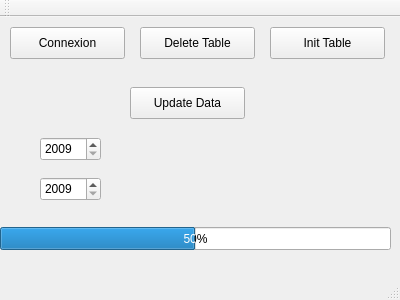
<?xml version="1.0" encoding="UTF-8"?>
<ui version="4.0">
 <class>MainWindow</class>
 <widget class="QMainWindow" name="MainWindow">
  <property name="geometry">
   <rect>
    <x>0</x>
    <y>0</y>
    <width>400</width>
    <height>300</height>
   </rect>
  </property>
  <property name="windowTitle">
   <string>MainWindow</string>
  </property>
  <widget class="QWidget" name="centralWidget">
   <widget class="QPushButton" name="button_connect">
    <property name="geometry">
     <rect>
      <x>10</x>
      <y>10</y>
      <width>115</width>
      <height>32</height>
     </rect>
    </property>
    <property name="text">
     <string>Connexion</string>
    </property>
   </widget>
   <widget class="QPushButton" name="button_deleteTable">
    <property name="geometry">
     <rect>
      <x>140</x>
      <y>10</y>
      <width>115</width>
      <height>32</height>
     </rect>
    </property>
    <property name="text">
     <string>Delete Table</string>
    </property>
   </widget>
   <widget class="QPushButton" name="button_initTable">
    <property name="geometry">
     <rect>
      <x>270</x>
      <y>10</y>
      <width>115</width>
      <height>32</height>
     </rect>
    </property>
    <property name="text">
     <string>Init Table</string>
    </property>
   </widget>
   <widget class="QPushButton" name="button_updateData">
    <property name="geometry">
     <rect>
      <x>130</x>
      <y>70</y>
      <width>115</width>
      <height>32</height>
     </rect>
    </property>
    <property name="text">
     <string>Update Data</string>
    </property>
   </widget>
   <widget class="QProgressBar" name="progressBar">
    <property name="geometry">
     <rect>
      <x>0</x>
      <y>210</y>
      <width>391</width>
      <height>23</height>
     </rect>
    </property>
    <property name="value">
     <number>50</number>
    </property>
   </widget>
   <widget class="QSpinBox" name="spinBox">
    <property name="geometry">
     <rect>
      <x>40</x>
      <y>120</y>
      <width>61</width>
      <height>24</height>
     </rect>
    </property>
    <property name="minimum">
     <number>2009</number>
    </property>
    <property name="maximum">
     <number>2015</number>
    </property>
   </widget>
   <widget class="QSpinBox" name="spinBox_2">
    <property name="geometry">
     <rect>
      <x>40</x>
      <y>160</y>
      <width>61</width>
      <height>24</height>
     </rect>
    </property>
    <property name="minimum">
     <number>2009</number>
    </property>
    <property name="maximum">
     <number>2015</number>
    </property>
   </widget>
  </widget>
  <widget class="QMenuBar" name="menuBar">
   <property name="geometry">
    <rect>
     <x>0</x>
     <y>0</y>
     <width>400</width>
     <height>22</height>
    </rect>
   </property>
  </widget>
  <widget class="QToolBar" name="mainToolBar">
   <attribute name="toolBarArea">
    <enum>TopToolBarArea</enum>
   </attribute>
   <attribute name="toolBarBreak">
    <bool>false</bool>
   </attribute>
  </widget>
  <widget class="QStatusBar" name="statusBar"/>
 </widget>
 <layoutdefault spacing="6" margin="11"/>
 <resources/>
 <connections/>
</ui>
